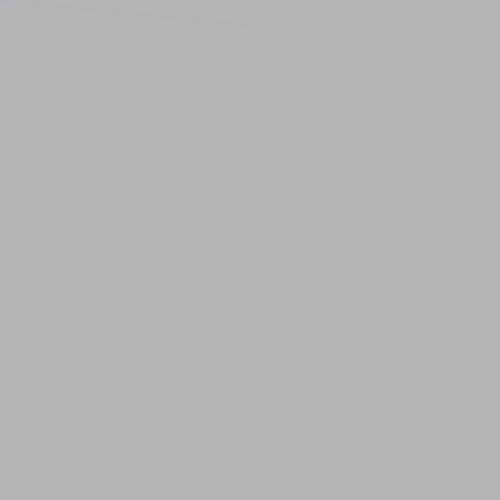
Frame 1 (no input)
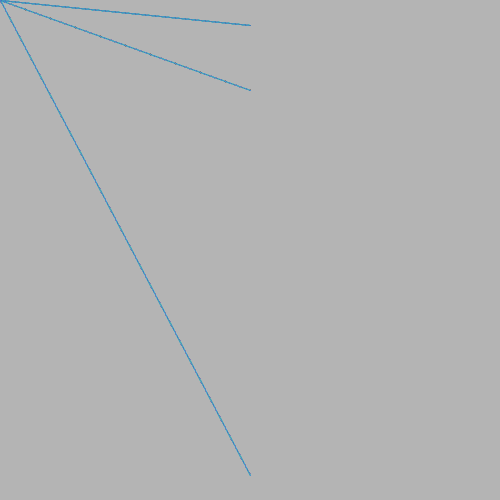
Frame 60 (the mouse pressed at the canvas centre just before this capture)
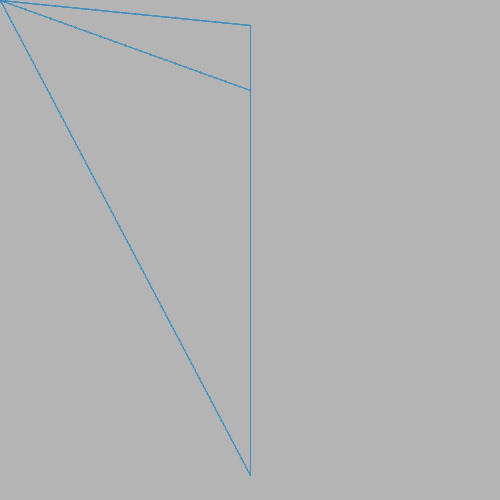
Frame 120 (the mouse held since frame 60 and released just before this capture)

The Processing sketch that drew these frames (run headless with seeded random() and noise(); from frame 60 on, the mouse is pressed at the canvas centre):

// Processing sketch: processing_121347
// ── processing_121347.pde

void setup() {
  size(500, 500);
  background(180);
  smooth();
  stroke(51,130,204,10); 
}
 
void draw() {
  
  
    
  line(mouseX,mouseY,250,475);
  line(mouseX,mouseY,250,90);
  
  line(mouseX,mouseY,250,25);
  line(mouseX,mouseY,250,25);
   
  }


void keyPressed(){
  if(key =='b'){
       stroke(51,130,204,10); 
  }
  if(key =='w'){
      stroke(255,255,255,10);
  }
  if(key =='g'){
      stroke(51,130,100,10);
  }
 if (key ==' '){
   background(180);
 }

}
